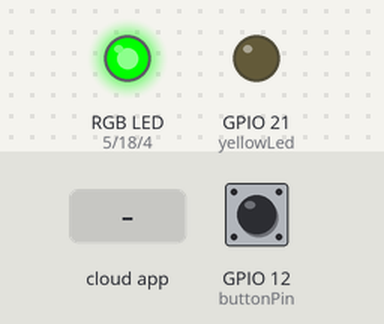
A sketch run on a simulated ESP32. On the bench: an RGB LED mixed from three pins (HIGH = lit), output pins drawn as LEDs (lit = HIGH). The inputs (shaded band) are chosen by the test bench; at power-on: GPIO 12 (buttonPin) HIGH. WiFi joins after 1.5 s; servers stay silent unless stated; the Firebase database answers and starts empty; what the sketch prints to the serial monitor is not drawn.

Above: at 3.5 s.
3.6 s: the phone or cloud app sets send_interval to 1
At 11.0 s:
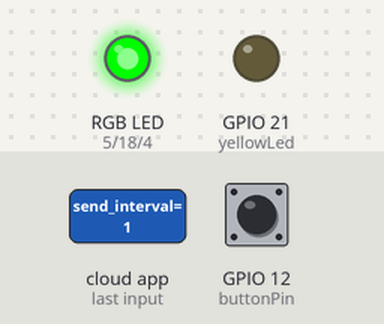
12.2 s: the phone or cloud app sets door_state to 1
At 17.1 s:
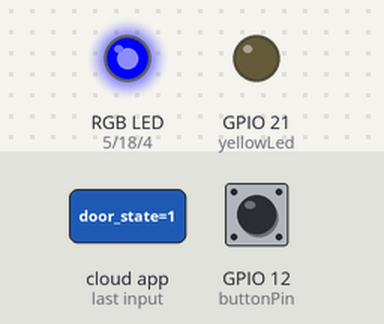
20.8 s: GPIO 12 (buttonPin) pulled LOW for 1 s
24.3 s: GPIO 12 (buttonPin) pulled LOW for 0.2 s
At 30.5 s:
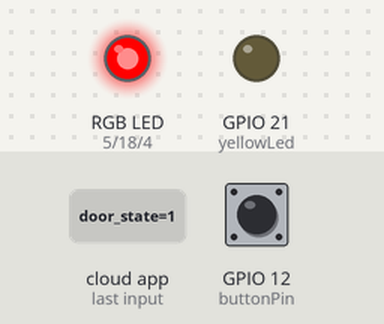
31.1 s: the phone or cloud app sets door_state to 0
At 32.9 s:
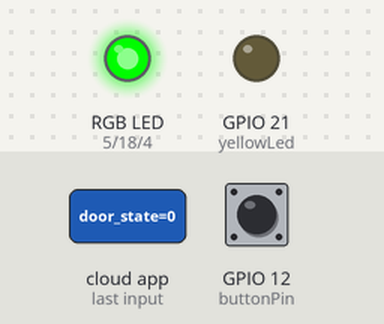
Timing chart, 0 to 35.7 s (numbered marks = the images above; inputs shaded):
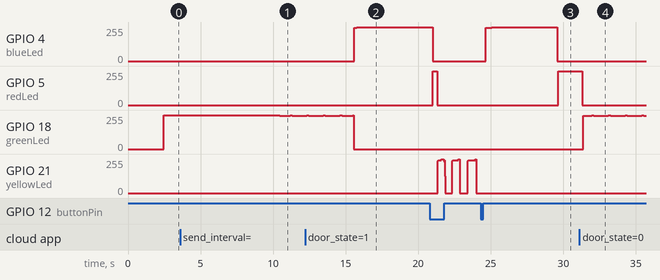

Measured:
- after the input at 3.6 s, GPIO 18 (greenLed): 255/255 → 249/255 after 6.9 s, → 255/255 0.72 s later, → 249/255 0.13 s later
- after the input at 12.2 s, GPIO 4 (blueLed): 0/255 → 250/255 after 3.4 s, → 255/255 0.16 s later
- after the input at 24.3 s, GPIO 4 (blueLed): 0/255 → 250/255 after 0.34 s, → 255/255 0.44 s later, → 0/255 4.5 s later; GPIO 5 (redLed): 0/255 → 255/255 after 5.3 s; GPIO 18 (greenLed), GPIO 21 (yellowLed): stops changing and stays 0/255
- after the input at 31.1 s, GPIO 5 (redLed): 255/255 → 0/255 after 0.22 s; GPIO 18 (greenLed): 0/255 → 249/255 after 0.26 s, then repeats every 1.1 s: 255/255 0.15 s, 249/255 1.0 s

The sketch:

unit_entrada.ino
```cpp
// Pod_01_entrada_01 - Door control with button and 4 states

#include <WiFi.h>
#include <Firebase_ESP_Client.h>

// WiFi
const char* ssid = "Nothing32";
const char* password = "212855625";

// Firebase
#define FIREBASE_HOST "booking-ee47f-default-rtdb.europe-west1.firebasedatabase.app"
#define FIREBASE_AUTH "m3uCFaiui2EXuQdpZGuuIgwgarKXH5lojbhUgF5b"

// Device name
const String device_id = "Pod_01_entrada_01";

// Pins
const int buttonPin = 12; // push button (pull-up)
const int greenLed = 18; // closed
const int blueLed = 4; // opening
const int redLed = 5; // open
const int yellowLed = 21; // closing (blink)

// Firebase
FirebaseData fbdo;
FirebaseAuth auth;
FirebaseConfig config;

// Variables
int door_state = 0; // 0: closed, 1: opening, 2: open, 3: closing
unsigned long process_start = 0;
unsigned long blink_time = 0;
bool blinking = false;
int lastButtonState = HIGH;
unsigned long last_sync = 0;
unsigned long last_ping = 0;
unsigned long last_settings_read = 0;
int send_interval = 10; // default 10 seconds

void setup() {
  // Start serial
  Serial.begin(115200);

  // Set pins
  pinMode(buttonPin, INPUT_PULLUP);
  pinMode(greenLed, OUTPUT);
  pinMode(blueLed, OUTPUT);
  pinMode(redLed, OUTPUT);
  pinMode(yellowLed, OUTPUT);

  // Turn off all LEDs
  digitalWrite(greenLed, LOW);
  digitalWrite(blueLed, LOW);
  digitalWrite(redLed, LOW);
  digitalWrite(yellowLed, LOW);

  // Connect to WiFi
  WiFi.begin(ssid, password);
  while (WiFi.status() != WL_CONNECTED) {
    delay(1000);
    Serial.println("Connecting to WiFi...");
  }
  Serial.println("Connected to WiFi");

  // Set up Firebase
  config.database_url = FIREBASE_HOST;
  config.signer.tokens.legacy_token = FIREBASE_AUTH;
  Firebase.begin(&config, &auth);
  Firebase.reconnectWiFi(true);

  // Get initial door state from Firebase
  int fb_state;
  String path = "/devices/" + device_id + "/door_state";
  if (Firebase.RTDB.getInt(&fbdo, path.c_str(), &fb_state)) {
    if (fb_state >= 0 && fb_state <= 3) {
      door_state = fb_state;
      if (door_state == 1 || door_state == 3) {
        process_start = millis();
      }
    }
  }

  // Get initial send_interval
  read_settings();
}

void loop() {
  // Read button
  int buttonState = digitalRead(buttonPin);

  // Check for button press
  if (buttonState == LOW && lastButtonState == HIGH) {
    // Button pressed
    if (door_state == 0) {
      door_state = 1;
      process_start = millis();
    } else if (door_state == 2) {
      door_state = 3;
      process_start = millis();
    } else if (door_state == 1) {
      // Abort opening, reverse to closing
      door_state = 3;
      process_start = millis();
    } else if (door_state == 3) {
      // Abort closing, reverse to opening
      door_state = 1;
      process_start = millis();
    }
    update_firebase();
  }
  lastButtonState = buttonState;

  // Check process time for opening or closing
  if (door_state == 1 || door_state == 3) {
    if (millis() - process_start >= 5000) {
      if (door_state == 1) {
        door_state = 2;
      } else {
        door_state = 0;
      }
      update_firebase();
    }
  }

  // Sync with Firebase every 5 seconds
  if (millis() - last_sync > 5000) {
    int fb_state;
    String path = "/devices/" + device_id + "/door_state";
    if (Firebase.RTDB.getInt(&fbdo, path.c_str(), &fb_state)) {
      if (fb_state != door_state && fb_state >= 0 && fb_state <= 3) {
        door_state = fb_state;
        if (door_state == 1 || door_state == 3) {
          process_start = millis();
        }
      }
    }
    last_sync = millis();
  }

  // Read settings every 10 seconds
  if (millis() - last_settings_read >= 10000) {
    read_settings();
    last_settings_read = millis();
  }

  // Send ping every send_interval seconds
  if (millis() - last_ping >= send_interval * 1000) {
    send_ping();
    last_ping = millis();
  }

  // Update LEDs
  update_leds();
}

void update_leds() {
  // Turn off all LEDs
  digitalWrite(greenLed, LOW);
  digitalWrite(blueLed, LOW);
  digitalWrite(redLed, LOW);
  digitalWrite(yellowLed, LOW);

  // Set LED based on state
  if (door_state == 0) {
    digitalWrite(greenLed, HIGH);
  } else if (door_state == 1) {
    digitalWrite(blueLed, HIGH);
  } else if (door_state == 2) {
    digitalWrite(redLed, HIGH);
  } else if (door_state == 3) {
    // Blink yellow
    if (millis() - blink_time >= 500) {
      blinking = !blinking;
      blink_time = millis();
    }
    if (blinking) {
      digitalWrite(yellowLed, HIGH);
    } else {
      digitalWrite(yellowLed, LOW);
    }
  }
}

void update_firebase() {
  String base_path = "/devices/" + device_id + "/";
  unsigned long now = millis();
  Firebase.RTDB.setInt(&fbdo, (base_path + "door_state").c_str(), door_state);
  Firebase.RTDB.setInt(&fbdo, (base_path + "timestamp").c_str(), now / 1000);
}

void send_ping() {
  String base_path = "/devices/" + device_id + "/";
  unsigned long now = millis();
  Firebase.RTDB.setInt(&fbdo, (base_path + "timestamp").c_str(), now / 1000);
}

void read_settings() {
  String conn_path = "/devices/" + device_id + "/settings/connection_package/";
  Firebase.RTDB.getInt(&fbdo, (conn_path + "send_interval").c_str(), &send_interval);
}
```
